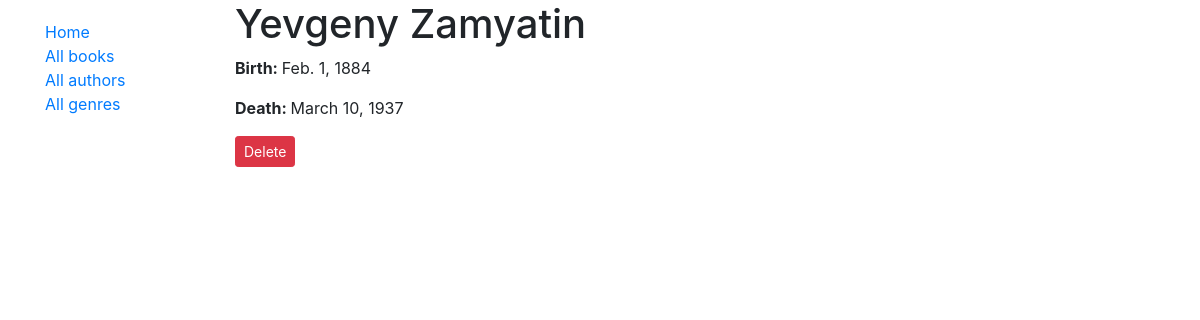
The page /catalog/author/9 on the database its author committed.
### catalog/models.py (models this page shows, shortened)
class Author(models.Model):
    first_name = models.CharField(max_length=100)
    last_name = models.CharField(max_length=100)
    date_of_birth = models.DateField(null=True, blank=True)
    date_of_death = models.DateField('Date of Death', null=True, blank=True)
    class Meta:
        ordering = ['last_name', 'first_name']
    def get_delete_url(self):
        return reverse('author_delete', args=[str(self.id)])

### catalog/views.py (the view)
# urls.py: path('author/<str:pk>', views.AuthorDetailView.as_view(), name='author-detail'),
class AuthorDetailView(generic.DetailView):
    model = Author

### catalog/templates/catalog/author_detail.html
{% extends "base_generic.html" %}
{% block content %}
  <h1>{{ author.first_name }} {{ author.last_name }}</h1>
  <p><strong>Birth: </strong>{{ author.date_of_birth }}</p>
  <p><strong>Death: </strong>{{ author.date_of_death }}</p>
  <a class="btn btn-sm btn-danger" href="{{ author.get_delete_url }}">Delete</a>
{% endblock %}

### rows shown on the page
Author: first_name "Yevgeny", last_name "Zamyatin", date_of_birth "Feb. 1, 1884", date_of_death "March 10, 1937"
